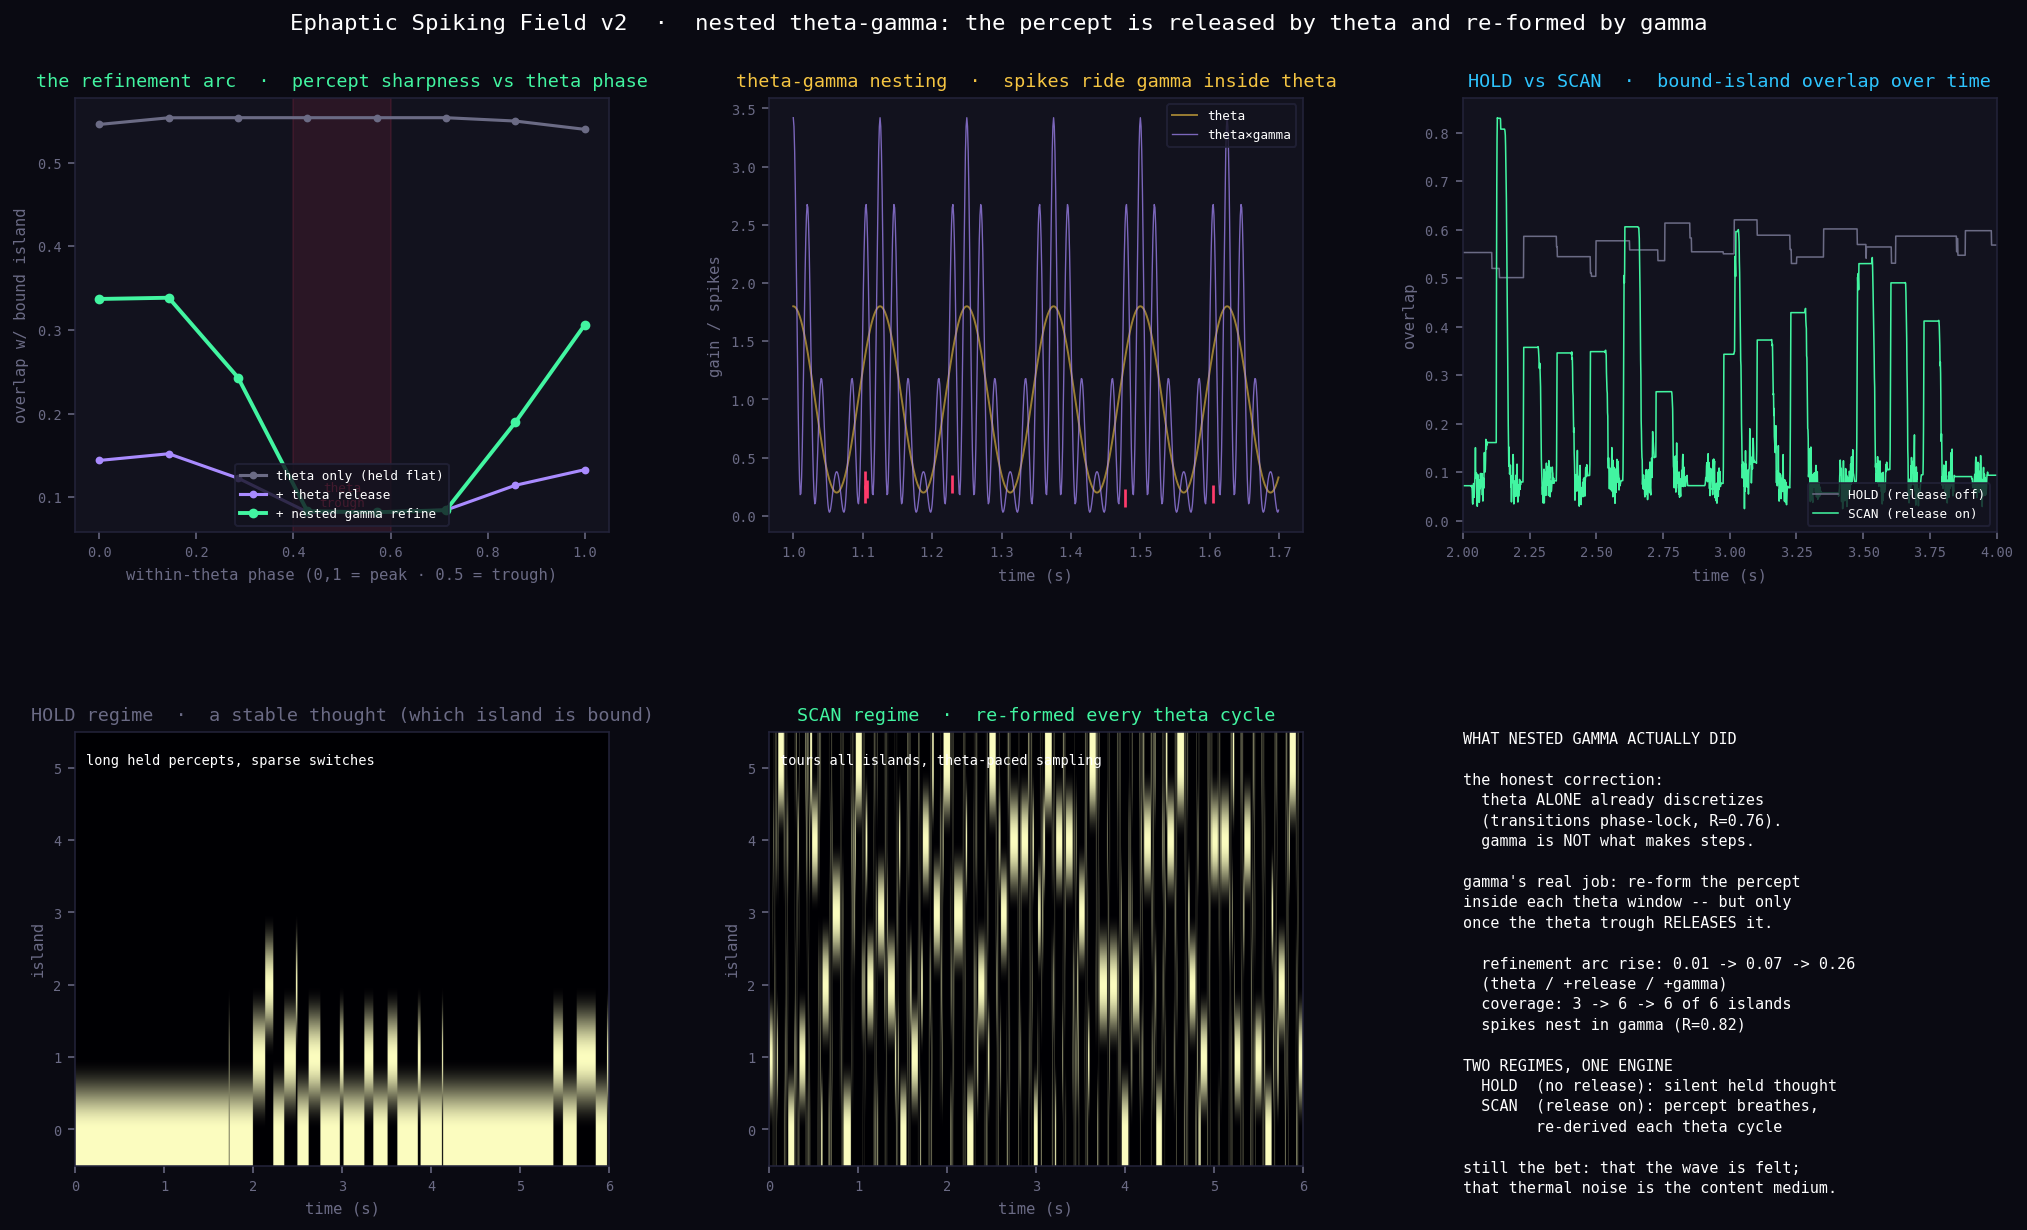

Recreate this plot in Python.
import numpy as np
import matplotlib; matplotlib.use('Agg')
import matplotlib.pyplot as plt
from matplotlib.gridspec import GridSpec

# ESF v2: nested theta-gamma. Theta trough RELEASES the percept; theta-peak + gamma RE-FORMS it
# (bounded iteration). Tests: refinement arc, theta-gamma spike nesting, HOLD vs SCAN regimes.
rng=np.random.default_rng(0); N,K=400,6
P=np.array([(lambda v:(v-v.mean())/np.linalg.norm(v-v.mean()))(rng.standard_normal(N)) for _ in range(K)])
dt=0.001; T=6.0; steps=int(T/dt)
f_theta=8.0; f_gamma=48.0; m_theta=0.8
leak_v=0.90; thr=0.55; coup=0.14; ret=0.985; sigma_JN=0.06; beta=6.0; tau_a=0.12
eta_ref=0.30; q=4.0; beta_ref=1.5

def run(m_gamma, refine, release, rel_str=0.06, seed=1):
    g=np.random.default_rng(seed)
    s=P[0]+0.3*g.standard_normal(N); s/=np.linalg.norm(s); v=np.zeros(K); a=np.zeros(K)
    OV=np.zeros(steps); DOM=np.zeros(steps,int); THP=np.zeros(steps)
    SPK=np.zeros((steps,K)); GTH=np.zeros(steps); GGM=np.zeros(steps); prev=s.copy(); MOVE=np.zeros(steps)
    for t in range(steps):
        th=2*np.pi*f_theta*t*dt; c=np.cos(th); gth=1+m_theta*c; cg=np.cos(2*np.pi*f_gamma*t*dt); ggm=1+m_gamma*cg
        drive=(gth*ggm)*(P@s)-beta*a+sigma_JN*g.standard_normal(K); v=leak_v*v+drive
        sp=(v>thr).astype(float); v=v*(1-sp); a=(a+sp)*np.exp(-dt/tau_a)
        s=ret*s+coup*(sp@P)
        if release:
            rel=max(0.0,-c); s=s*(1-rel_str*rel)+rel_str*rel*g.standard_normal(N)
        if refine:
            gate=max(0.0,c)*max(0.0,cg); m=np.maximum(0.0,(P@s)-beta_ref*a); w=m**q; sw=w.sum()
            if sw>1e-9: s=s+eta_ref*gate*((w/sw)@P-s)
        s=s/(np.linalg.norm(s)+1e-9)
        MOVE[t]=np.linalg.norm(s-prev); prev=s.copy()
        ov=P@s; b=int(np.argmax(np.abs(ov))); OV[t]=abs(ov[b]); DOM[t]=b
        THP[t]=(th%(2*np.pi))/(2*np.pi); SPK[t]=sp; GTH[t]=gth; GGM[t]=gth*ggm
    return dict(OV=OV,DOM=DOM,THP=THP,SPK=SPK,GTH=GTH,GGM=GGM,MOVE=MOVE)

def arc(d):
    sl=slice(500,steps); idx=np.digitize(d['THP'][sl],np.linspace(0,1,9))-1
    return np.array([d['OV'][sl][idx==b].mean() if np.any(idx==b) else np.nan for b in range(8)])

A=run(0.0,False,False)            # theta only           -> HOLD
B=run(0.0,False,True)             # +release no gamma
C=run(0.9,True,True)              # +release +gamma      -> SCAN
arcA,arcB,arcC=arc(A),arc(B),arc(C)
def vis(d): return len(set(d['DOM'][500::50]))
print("refinement arc rise:  theta-only %.3f | +release %.3f | +gamma-refine %.3f"%(
    np.nanmax(arcA)-np.nanmin(arcA), np.nanmax(arcB)-np.nanmin(arcB), np.nanmax(arcC)-np.nanmin(arcC)))
print("islands toured:       theta-only %d | +release %d | +gamma-refine %d"%(vis(A),vis(B),vis(C)))
# theta-gamma spike nesting in SCAN: spike-triggered gamma phase concentration
sps=np.where(C['SPK'].sum(1)>0)[0]; sps=sps[sps>500]
gph=(2*np.pi*f_gamma*sps*dt)%(2*np.pi); Rg=np.abs(np.mean(np.exp(1j*gph)))
print("SCAN spikes: gamma-phase concentration R=%.2f (1=all at one gamma phase) -> theta-gamma nesting"%Rg)
print("HOLD overlap mean %.2f (held)  SCAN overlap swings %.2f..%.2f (breathes)"%(
    A['OV'][500:].mean(), np.nanmin(arcC), np.nanmax(arcC)))

# ---- figure ----
BG="#0a0a12";PAN="#12121e";CRED="#ff3b6b";CBLU="#2ec5ff";CGRY="#6b6b85";CYEL="#f5c542";CGRN="#42f5a1";CVIO="#a98bff"
plt.rcParams['font.family']='monospace'
fig=plt.figure(figsize=(15,9.3),facecolor=BG)
gs=GridSpec(2,3,figure=fig,hspace=0.46,wspace=0.30,top=0.89,bottom=0.07,left=0.06,right=0.975)
def ax(p,t,c=CBLU):
    a=fig.add_subplot(p);a.set_facecolor(PAN);a.set_title(t,color=c,fontsize=9.5,pad=6);a.tick_params(colors=CGRY,labelsize=7)
    for s in a.spines.values():s.set_color("#23233a")
    return a
ph=np.linspace(0,1,8)
a=ax(gs[0,0],"the refinement arc  ·  percept sharpness vs theta phase",CGRN)
a.plot(ph,arcA,color=CGRY,lw=1.6,marker='o',ms=3,label="theta only (held flat)")
a.plot(ph,arcB,color=CVIO,lw=1.6,marker='o',ms=3,label="+ theta release")
a.plot(ph,arcC,color=CGRN,lw=2.0,marker='o',ms=4,label="+ nested gamma refine")
a.axvspan(0.40,0.60,color=CRED,alpha=0.10); a.text(0.5,0.06,"theta\ntrough",color=CRED,fontsize=6.5,ha='center',transform=a.get_xaxis_transform())
a.set_xlabel("within-theta phase (0,1 = peak · 0.5 = trough)",color=CGRY,fontsize=8)
a.set_ylabel("overlap w/ bound island",color=CGRY,fontsize=8)
a.legend(facecolor=PAN,edgecolor="#23233a",labelcolor='white',fontsize=6.5,loc='lower center')

a=ax(gs[0,1],"theta-gamma nesting  ·  spikes ride gamma inside theta",CYEL)
w=slice(1000,1700); tt=np.arange(1000,1700)*dt
a.plot(tt,C['GTH'][w],color=CYEL,lw=1.0,alpha=0.6,label="theta")
a.plot(tt,C['GGM'][w],color=CVIO,lw=0.7,alpha=0.7,label="theta×gamma")
for k in range(K):
    idx=np.where(C['SPK'][w,k]>0)[0]
    a.plot(tt[idx],np.full(len(idx),0.15+0.04*k),'|',color=CRED,ms=9,mew=1.4)
a.set_xlabel("time (s)",color=CGRY,fontsize=8); a.set_ylabel("gain / spikes",color=CGRY,fontsize=8)
a.legend(facecolor=PAN,edgecolor="#23233a",labelcolor='white',fontsize=6.5,loc='upper right')

a=ax(gs[0,2],"HOLD vs SCAN  ·  bound-island overlap over time",CBLU)
tt=np.arange(steps)*dt
a.plot(tt,A['OV'],color=CGRY,lw=0.8,label="HOLD (release off)")
a.plot(tt,C['OV'],color=CGRN,lw=0.8,label="SCAN (release on)")
a.set_xlim(2,4); a.set_xlabel("time (s)",color=CGRY,fontsize=8); a.set_ylabel("overlap",color=CGRY,fontsize=8)
a.legend(facecolor=PAN,edgecolor="#23233a",labelcolor='white',fontsize=6.5,loc='lower right')

a=ax(gs[1,0],"HOLD regime  ·  a stable thought (which island is bound)",CGRY)
a.imshow(np.eye(K)[A['DOM']].T,aspect='auto',origin='lower',cmap='magma',extent=[0,T,-0.5,K-0.5])
a.set_yticks(range(K)); a.set_ylabel("island",color=CGRY,fontsize=8); a.set_xlabel("time (s)",color=CGRY,fontsize=8)
a.text(0.02,0.95,"long held percepts, sparse switches",transform=a.transAxes,color='white',fontsize=7,va='top')

a=ax(gs[1,1],"SCAN regime  ·  re-formed every theta cycle",CGRN)
a.imshow(np.eye(K)[C['DOM']].T,aspect='auto',origin='lower',cmap='magma',extent=[0,T,-0.5,K-0.5])
a.set_yticks(range(K)); a.set_ylabel("island",color=CGRY,fontsize=8); a.set_xlabel("time (s)",color=CGRY,fontsize=8)
a.text(0.02,0.95,"tours all islands, theta-paced sampling",transform=a.transAxes,color='white',fontsize=7,va='top')

a=fig.add_subplot(gs[1,2]); a.set_facecolor(PAN); a.axis('off')
for s in a.spines.values(): s.set_color("#23233a")
txt=("WHAT NESTED GAMMA ACTUALLY DID\n\n"
     "the honest correction:\n"
     "  theta ALONE already discretizes\n"
     "  (transitions phase-lock, R=0.76).\n"
     "  gamma is NOT what makes steps.\n\n"
     "gamma's real job: re-form the percept\n"
     "inside each theta window -- but only\n"
     "once the theta trough RELEASES it.\n\n"
     f"  refinement arc rise: 0.01 -> 0.07 -> {np.nanmax(arcC)-np.nanmin(arcC):.2f}\n"
     "  (theta / +release / +gamma)\n"
     f"  coverage: 3 -> 6 -> {vis(C)} of 6 islands\n"
     f"  spikes nest in gamma (R={Rg:.2f})\n\n"
     "TWO REGIMES, ONE ENGINE\n"
     "  HOLD  (no release): silent held thought\n"
     "  SCAN  (release on): percept breathes,\n"
     "        re-derived each theta cycle\n\n"
     "still the bet: that the wave is felt;\n"
     "that thermal noise is the content medium.")
a.text(0.0,1.0,txt,transform=a.transAxes,color='white',fontsize=7.8,va='top',linespacing=1.45)

fig.suptitle("Ephaptic Spiking Field v2  ·  nested theta-gamma: the percept is released by theta and re-formed by gamma",
             color='white',fontsize=11.5,y=0.955)
plt.savefig("ephaptic_spiking_field_gamma.png",dpi=140,bbox_inches='tight',facecolor=BG); plt.close()
print("saved figure")
